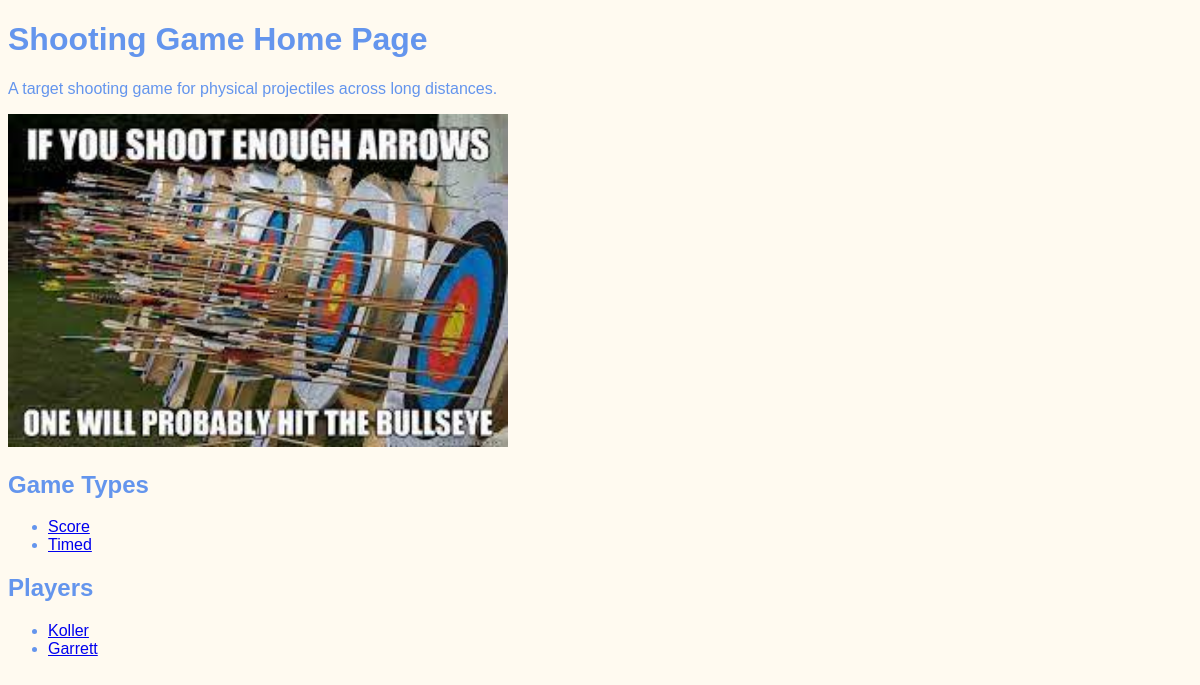
Before: / with the older database file.
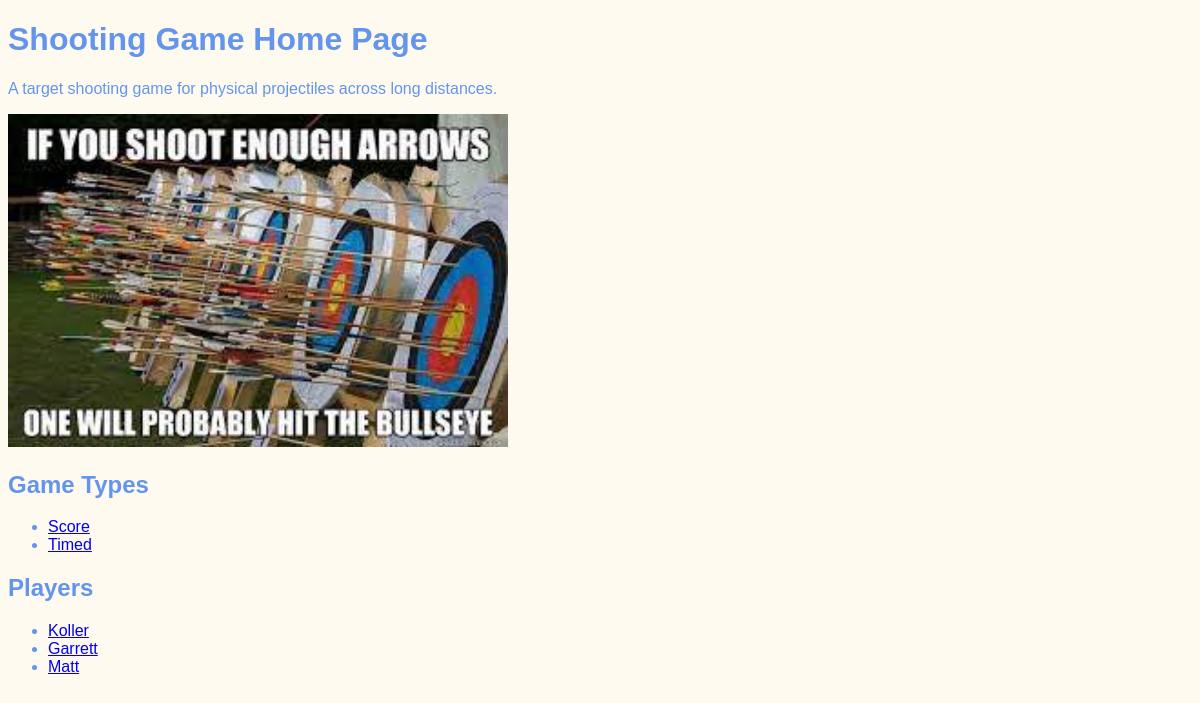
After: the same page with the newer database file.
### Game/models.py (models this page shows)
class GameType(models.Model):
    name = models.CharField(max_length=200)
    duration = models.IntegerField(default='300')
    numTargets = models.IntegerField(default=1)
    modifiedBy = models.CharField(max_length=50)
    modifiedDate = models.DateTimeField(default=datetime.now())

class Player(models.Model):
    name = models.CharField(max_length=200)
    wins = models.IntegerField(default=0)
    TotalGames = models.IntegerField(default=0)
    modifiedBy = models.CharField(max_length=50)
    modifiedDate = models.DateTimeField(default=datetime.now())

### GeneralApp/views.py (the view)
# urls.py: path('', welcome, name="home"),
def welcome(request):
    return render(request, "GeneralApp/Welcome.html",
                  {"gameTypes": GameType.objects.all(), "players": Player.objects.all()})

### GeneralApp/Templates/GeneralApp/Welcome.html (shortened to what this page needs)
{% extends "base.html" %}
{% load static %}
{% block content %}
<h1>Shooting Game Home Page</h1>
<p>A target shooting game for physical projectiles across long distances.</p>
<p><img src="{% static 'GeneralApp/BullseyeMeme.jpg' %}" width="500px"></p>
<h2>Game Types</h2>
<ul>
    {% for gameType in gameTypes %}
    <li>
        <a HREF="{% url 'GameTypeDetail' gameType.id %}">{{gameType.name}}</a>
    </li>
    {% endfor %}
</ul>
<h2>Players</h2>
<ul>
    {% for player in players %}
    <li>
        <a HREF="{% url 'PlayerDetail' player.id %}">{{player.name}}</a>
    </li>
    {% endfor %}
</ul>
{% endblock %}

Changed rows visible on the page:
added Player: name "Matt"
